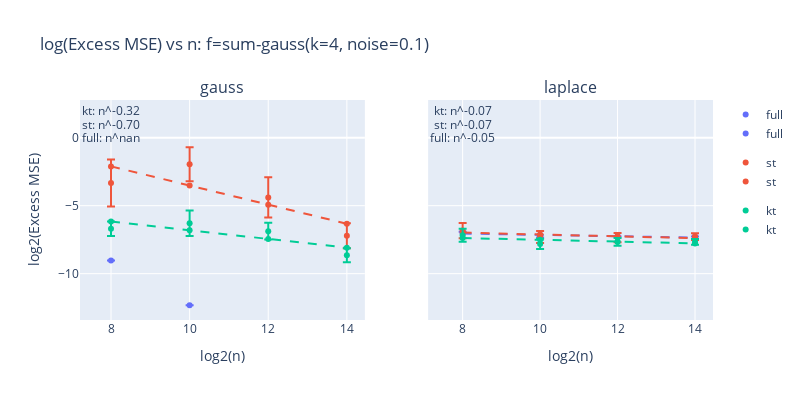

This figure's notebook cell:
### Code cell
fig = make_subplots(
    rows=1, cols=len(varying_variable_values),
    subplot_titles=varying_variable_values,
    shared_yaxes=True,
)

for c, vv_name in enumerate(varying_variable_values):
    for model_name in model_names:
        x = trendline_data[vv_name][model_name]['x']
        y = trendline_data[vv_name][model_name]['y']

        if len(x) == 0: continue

        # add scatter
        scatter = go.Scatter(
            x=x,
            y=y,
            name=model_name,
            legendgroup=model_name,
            error_y=dict(
                type='data',
                array=trendline_data[vv_name][model_name]['y_std'],
                visible=True,
            ),
            # use markers
            mode='markers',
            marker=dict(
                color=colors_list[model_names.index(model_name)],
            )
        )
        fig.add_trace(scatter, row=1, col=c+1)

        # add trendline
        try:
            z = np.polyfit(x,y,1)
            y_hat = np.poly1d(z)(x)
            fig.add_trace(go.Scatter(
                x=x,
                y=y_hat,
                name=model_name,
                legendgroup=model_name,
                showlegend=False,
                line=dict(
                    dash='dash',
                    color=scatter['marker']['color'],
                ),
            ), row=1, col=c+1)

            # add slope annotation
            fig.add_annotation(
                xref="paper", yref="paper",
                x=min(x), y=model_names.index(model_name),
                text=f"{model_name}: n^{z[0]:.2f}",
                showarrow=False,
                row=1, col=c+1,
            )
        except LinAlgError:
            print(f"cannot fit trendline for {model_name} with varying variable {vv_name}")

fig.update_layout(
    width=800,
    height=400,
    title=f'log(Excess MSE) vs n: f={f_name}(k={k}, noise={noise})',
)
# yaxis title
fig.update_yaxes(title_text=f'log2(Excess MSE)', row=1, col=1)
# xaxis title
fig.update_xaxes(title_text='log2(n)', row=1, col=1)
fig.update_xaxes(title_text='log2(n)', row=1, col=2)
fig.show()

### Figure 1 — Plotly figure (JSON) as saved in the notebook; plotly's stock layout.template omitted (floating-point values rounded to 4 significant figures)
{"data": [{"error_y": {"array": [0, 0, null, null], "type": "data", "visible": true}, "legendgroup": "full", "marker": {"color": "#636EFA"}, "mode": "markers", "name": "full", "type": "scatter", "x": [8, 10, 12, 14], "xaxis": "x", "y": [-9.035, -12.32, null, null], "yaxis": "y"}, {"legendgroup": "full", "line": {"color": "#636EFA", "dash": "dash"}, "name": "full", "showlegend": false, "type": "scatter", "x": [8, 10, 12, 14], "xaxis": "x", "y": [null, null, null, null], "yaxis": "y"}, {"error_y": {"array": [1.73, 1.249, 1.478, 0.9211], "type": "data", "visible": true}, "legendgroup": "st", "marker": {"color": "#EF553B"}, "mode": "markers", "name": "st", "type": "scatter", "x": [8, 10, 12, 14], "xaxis": "x", "y": [-3.334, -1.948, -4.391, -7.207], "yaxis": "y"}, {"legendgroup": "st", "line": {"color": "#EF553B", "dash": "dash"}, "name": "st", "showlegend": false, "type": "scatter", "x": [8, 10, 12, 14], "xaxis": "x", "y": [-2.111, -3.517, -4.923, -6.33], "yaxis": "y"}, {"error_y": {"array": [0.5364, 0.9392, 0.6121, 0.5121], "type": "data", "visible": true}, "legendgroup": "kt", "marker": {"color": "#00CC96"}, "mode": "markers", "name": "kt", "type": "scatter", "x": [8, 10, 12, 14], "xaxis": "x", "y": [-6.698, -6.288, -6.872, -8.643], "yaxis": "y"}, {"legendgroup": "kt", "line": {"color": "#00CC96", "dash": "dash"}, "name": "kt", "showlegend": false, "type": "scatter", "x": [8, 10, 12, 14], "xaxis": "x", "y": [-6.162, -6.804, -7.446, -8.088], "yaxis": "y"}, {"error_y": {"array": [0, 0, 0, 0], "type": "data", "visible": true}, "legendgroup": "full", "marker": {"color": "#636EFA"}, "mode": "markers", "name": "full", "type": "scatter", "x": [8, 10, 12, 14], "xaxis": "x2", "y": [-6.915, -7.336, -7.273, -7.265], "yaxis": "y2"}, {"legendgroup": "full", "line": {"color": "#636EFA", "dash": "dash"}, "name": "full", "showlegend": false, "type": "scatter", "x": [8, 10, 12, 14], "xaxis": "x2", "y": [-7.049, -7.148, -7.247, -7.345], "yaxis": "y2"}, {"error_y": {"array": [0.5602, 0.4402, 0.3392, 0.2527], "type": "data", "visible": true}, "legendgroup": "st", "marker": {"color": "#EF553B"}, "mode": "markers", "name": "st", "type": "scatter", "x": [8, 10, 12, 14], "xaxis": "x2", "y": [-6.832, -7.297, -7.343, -7.273], "yaxis": "y2"}, {"legendgroup": "st", "line": {"color": "#EF553B", "dash": "dash"}, "name": "st", "showlegend": false, "type": "scatter", "x": [8, 10, 12, 14], "xaxis": "x2", "y": [-6.981, -7.118, -7.254, -7.391], "yaxis": "y2"}, {"error_y": {"array": [0.4773, 0.3712, 0.2878, 0.209], "type": "data", "visible": true}, "legendgroup": "kt", "marker": {"color": "#00CC96"}, "mode": "markers", "name": "kt", "type": "scatter", "x": [8, 10, 12, 14], "xaxis": "x2", "y": [-7.169, -7.811, -7.665, -7.659], "yaxis": "y2"}, {"legendgroup": "kt", "line": {"color": "#00CC96", "dash": "dash"}, "name": "kt", "showlegend": false, "type": "scatter", "x": [8, 10, 12, 14], "xaxis": "x2", "y": [-7.378, -7.51, -7.642, -7.774], "yaxis": "y2"}], "layout": {"annotations": [{"font": {"size": 16}, "showarrow": false, "text": "gauss", "x": 0.225, "xanchor": "center", "xref": "paper", "y": 1, "yanchor": "bottom", "yref": "paper"}, {"font": {"size": 16}, "showarrow": false, "text": "laplace", "x": 0.775, "xanchor": "center", "xref": "paper", "y": 1, "yanchor": "bottom", "yref": "paper"}, {"showarrow": false, "text": "full: n^nan", "x": 8, "xref": "x", "y": 0, "yref": "y"}, {"showarrow": false, "text": "st: n^-0.70", "x": 8, "xref": "x", "y": 1, "yref": "y"}, {"showarrow": false, "text": "kt: n^-0.32", "x": 8, "xref": "x", "y": 2, "yref": "y"}, {"showarrow": false, "text": "full: n^-0.05", "x": 8, "xref": "x2", "y": 0, "yref": "y2"}, {"showarrow": false, "text": "st: n^-0.07", "x": 8, "xref": "x2", "y": 1, "yref": "y2"}, {"showarrow": false, "text": "kt: n^-0.07", "x": 8, "xref": "x2", "y": 2, "yref": "y2"}], "height": 400, "title": {"text": "log(Excess MSE) vs n: f=sum-gauss(k=4, noise=0.1)"}, "width": 800, "xaxis": {"anchor": "y", "domain": [0, 0.45], "title": {"text": "log2(n)"}}, "xaxis2": {"anchor": "y2", "domain": [0.55, 1], "title": {"text": "log2(n)"}}, "yaxis": {"anchor": "x", "domain": [0, 1], "title": {"text": "log2(Excess MSE)"}}, "yaxis2": {"anchor": "x2", "domain": [0, 1], "matches": "y", "showticklabels": false}}}
